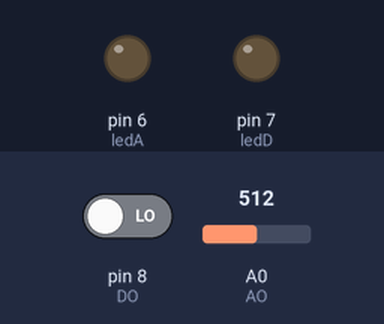
Simulated run of this sketch. Board: Arduino Uno, built with avr-gcc and run on an emulated ATmega328P. On the bench: output pins drawn as LEDs (lit = HIGH). Inputs (shaded band) come from the test bench; at power-on: A0 (AO) = 512, pin 8 (DO) LOW.

Above: at 1.2 s.
1.3 s: A0 (AO) set to 716
At 2.4 s:
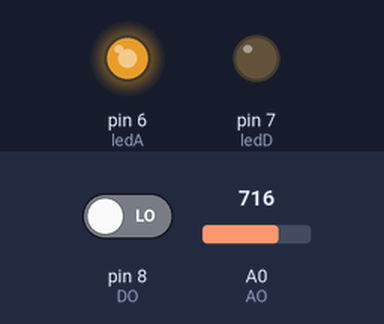
2.8 s: pin 8 (DO) driven HIGH
At 3.5 s:
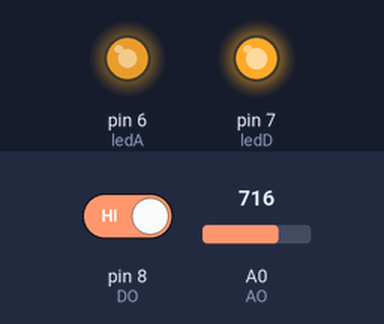
4.3 s: A0 (AO) set to 750
At 4.7 s:
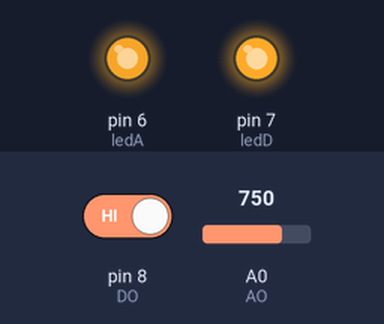
5.8 s: A0 (AO) set to 768
At 7.0 s:
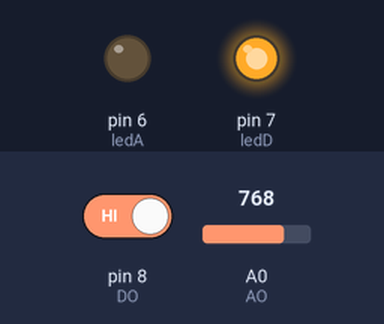
7.3 s: A0 (AO) set to 900
At 8.2 s:
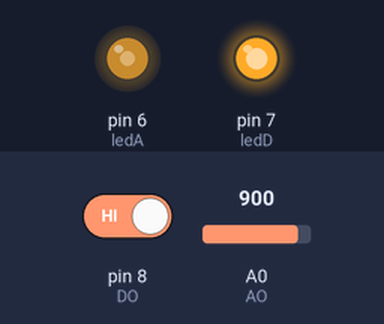
8.8 s: pin 8 (DO) driven LOW
At 9.3 s:
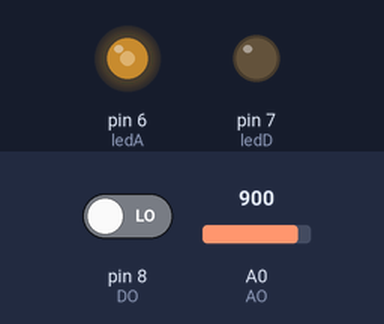
Timing chart, 0 to 11.3 s (numbered marks = the images above; inputs shaded):
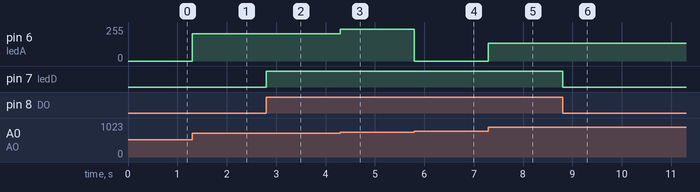

The sketch:

voice.ino
```cpp
const int DO = 8;
const int AO = 0;

int ledA = 6;
int ledD = 7;

void setup() {

  pinMode(DO, INPUT);
  //pinMode(AO, INPUT);

  pinMode(ledA, OUTPUT);
  pinMode(ledD, OUTPUT);

  //Serial.begin(9600);
}

void loop() {
  int d = digitalRead(DO);

  digitalWrite(ledD , d);


  //  Serial.print(d);
  //  Serial.print("  ");
  int a = analogRead(AO);

  analogWrite(ledA, a);

  //  Serial.println( a);

  //  delay(100);

}
```

Measured:
- the behaviour switches between 767 and 768 on A0 (AO) (found by bisection; images 3 and 4)
- after the input at 1.3 s, pin 6 (ledA): 0/255 → 204/255 at once
- after the input at 2.8 s, pin 7 (ledD): LOW → HIGH at once
- after the input at 4.3 s, pin 6 (ledA): 204/255 → 238/255 at once
- after the input at 5.8 s, pin 6 (ledA): 238/255 → 0/255 at once
- after the input at 7.3 s, pin 6 (ledA): 0/255 → 132/255 at once
- after the input at 8.8 s, pin 7 (ledD): HIGH → LOW at once
